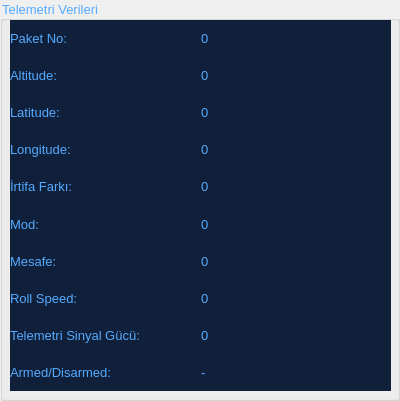
           <widget class="QGroupBox" name="groupBox">
            <property name="sizePolicy">
             <sizepolicy hsizetype="Preferred" vsizetype="Preferred">
              <horstretch>0</horstretch>
              <verstretch>0</verstretch>
             </sizepolicy>
            </property>
            <property name="minimumSize">
             <size>
              <width>400</width>
              <height>401</height>
             </size>
            </property>
            <property name="maximumSize">
             <size>
              <width>400</width>
              <height>450</height>
             </size>
            </property>
            <property name="font">
             <font>
              <pointsize>10</pointsize>
             </font>
            </property>
            <property name="styleSheet">
             <string notr="true">color: rgb(85, 170, 255);</string>
            </property>
            <property name="title">
             <string>Telemetri Verileri</string>
            </property>
            <property name="alignment">
             <set>Qt::AlignLeading|Qt::AlignLeft|Qt::AlignTop</set>
            </property>
            <widget class="QWidget" name="gridLayoutWidget_5">
             <property name="geometry">
              <rect>
               <x>10</x>
               <y>20</y>
               <width>381</width>
               <height>371</height>
              </rect>
             </property>
             <layout class="QGridLayout" name="gridLayout_18">
              <property name="sizeConstraint">
               <enum>QLayout::SetDefaultConstraint</enum>
              </property>
              <property name="spacing">
               <number>0</number>
              </property>
              <item row="3" column="0">
               <layout class="QGridLayout" name="gridLayout_29">
                <item row="0" column="0">
                 <layout class="QGridLayout" name="gridLayout_39">
                  <item row="0" column="0">
                   <layout class="QGridLayout" name="gridLayout_40">
                    <item row="0" column="0">
                     <widget class="QLabel" name="label_12">
                      <property name="font">
                       <font>
                        <pointsize>10</pointsize>
                       </font>
                      </property>
                      <property name="styleSheet">
                       <string notr="true">background-color: rgb(16, 32, 58);
color: rgb(85, 170, 255);</string>
                      </property>
                      <property name="text">
                       <string>Longitude:</string>
                      </property>
                     </widget>
                    </item>
                   </layout>
                  </item>
                  <item row="0" column="1">
                   <layout class="QGridLayout" name="gridLayout_41">
                    <item row="0" column="0">
                     <widget class="QLabel" name="longValue">
                      <property name="font">
                       <font>
                        <pointsize>10</pointsize>
                       </font>
                      </property>
                      <property name="styleSheet">
                       <string notr="true">background-color: rgb(16, 32, 58);
color: rgb(85, 170, 255);</string>
                      </property>
                      <property name="text">
                       <string>0</string>
                      </property>
                     </widget>
                    </item>
                   </layout>
                  </item>
                 </layout>
                </item>
               </layout>
              </item>
              <item row="5" column="0">
               <layout class="QGridLayout" name="gridLayout_27">
                <item row="0" column="0">
                 <layout class="QGridLayout" name="gridLayout_45">
                  <item row="0" column="0">
                   <layout class="QGridLayout" name="gridLayout_46">
                    <item row="0" column="0">
                     <widget class="QLabel" name="label_11">
                      <property name="font">
                       <font>
                        <pointsize>10</pointsize>
                       </font>
                      </property>
                      <property name="styleSheet">
                       <string notr="true">background-color: rgb(16, 32, 58);
color: rgb(85, 170, 255);</string>
                      </property>
                      <property name="text">
                       <string>Mod:</string>
                      </property>
                     </widget>
                    </item>
                   </layout>
                  </item>
                  <item row="0" column="1">
                   <layout class="QGridLayout" name="gridLayout_47">
                    <item row="0" column="0">
                     <widget class="QLabel" name="modValue">
                      <property name="font">
                       <font>
                        <pointsize>10</pointsize>
                       </font>
                      </property>
                      <property name="styleSheet">
                       <string notr="true">background-color: rgb(16, 32, 58);
color: rgb(85, 170, 255);</string>
                      </property>
                      <property name="text">
                       <string>0</string>
                      </property>
                     </widget>
                    </item>
                   </layout>
                  </item>
                 </layout>
                </item>
               </layout>
              </item>
              <item row="4" column="0">
               <layout class="QGridLayout" name="gridLayout_28">
                <item row="0" column="0">
                 <layout class="QGridLayout" name="gridLayout_48">
                  <item row="0" column="0">
                   <layout class="QGridLayout" name="gridLayout_49">
                    <item row="0" column="0">
                     <widget class="QLabel" name="label_7">
                      <property name="font">
                       <font>
                        <pointsize>10</pointsize>
                       </font>
                      </property>
                      <property name="styleSheet">
                       <string notr="true">background-color: rgb(16, 32, 58);
color: rgb(85, 170, 255);</string>
                      </property>
                      <property name="text">
                       <string>İrtifa Farkı:</string>
                      </property>
                     </widget>
                    </item>
                   </layout>
                  </item>
                  <item row="0" column="1">
                   <layout class="QGridLayout" name="gridLayout_50">
                    <item row="0" column="0">
                     <widget class="QLabel" name="irtifaValue">
                      <property name="font">
                       <font>
                        <pointsize>10</pointsize>
                       </font>
                      </property>
                      <property name="styleSheet">
                       <string notr="true">background-color: rgb(16, 32, 58);
color: rgb(85, 170, 255);</string>
                      </property>
                      <property name="text">
                       <string>0</string>
                      </property>
                     </widget>
                    </item>
                   </layout>
                  </item>
                 </layout>
                </item>
               </layout>
              </item>
              <item row="7" column="0">
               <layout class="QGridLayout" name="gridLayout_21">
                <item row="0" column="0">
                 <layout class="QGridLayout" name="gridLayout_57">
                  <item row="0" column="1">
                   <layout class="QGridLayout" name="gridLayout_59">
                    <item row="0" column="0">
                     <widget class="QLabel" name="rollSpeedValue">
                      <property name="font">
                       <font>
                        <pointsize>10</pointsize>
                       </font>
                      </property>
                      <property name="styleSheet">
                       <string notr="true">background-color: rgb(16, 32, 58);
color: rgb(85, 170, 255);</string>
                      </property>
                      <property name="text">
                       <string>0</string>
                      </property>
                     </widget>
                    </item>
                   </layout>
                  </item>
                  <item row="0" column="0">
                   <layout class="QGridLayout" name="gridLayout_58">
                    <item row="0" column="0">
                     <widget class="QLabel" name="label_23">
                      <property name="font">
                       <font>
                        <pointsize>10</pointsize>
                       </font>
                      </property>
                      <property name="styleSheet">
                       <string notr="true">background-color: rgb(16, 32, 58);
color: rgb(85, 170, 255);</string>
                      </property>
                      <property name="text">
                       <string>Roll Speed:</string>
                      </property>
                     </widget>
                    </item>
                   </layout>
                  </item>
                 </layout>
                </item>
               </layout>
              </item>
              <item row="6" column="0">
               <layout class="QGridLayout" name="gridLayout_26">
                <item row="0" column="0">
                 <layout class="QGridLayout" name="gridLayout_42">
                  <item row="0" column="0">
                   <layout class="QGridLayout" name="gridLayout_43">
                    <item row="0" column="0">
                     <widget class="QLabel" name="label_16">
                      <property name="font">
                       <font>
                        <pointsize>10</pointsize>
                       </font>
                      </property>
                      <property name="styleSheet">
                       <string notr="true">background-color: rgb(16, 32, 58);
color: rgb(85, 170, 255);</string>
                      </property>
                      <property name="text">
                       <string>Mesafe:</string>
                      </property>
                     </widget>
                    </item>
                   </layout>
                  </item>
                  <item row="0" column="1">
                   <layout class="QGridLayout" name="gridLayout_44">
                    <item row="0" column="0">
                     <widget class="QLabel" name="mesafeValue">
                      <property name="font">
                       <font>
                        <pointsize>10</pointsize>
                       </font>
                      </property>
                      <property name="styleSheet">
                       <string notr="true">background-color: rgb(16, 32, 58);
color: rgb(85, 170, 255);</string>
                      </property>
                      <property name="text">
                       <string>0</string>
                      </property>
                     </widget>
                    </item>
                   </layout>
                  </item>
                 </layout>
                </item>
               </layout>
              </item>
              <item row="9" column="0">
               <layout class="QGridLayout" name="gridLayout_116">
                <item row="0" column="0">
                 <layout class="QGridLayout" name="gridLayout_118">
                  <item row="0" column="0">
                   <widget class="QLabel" name="label_32">
                    <property name="font">
                     <font>
                      <pointsize>10</pointsize>
                     </font>
                    </property>
                    <property name="styleSheet">
                     <string notr="true">background-color: rgb(16, 32, 58);
color: rgb(85, 170, 255);</string>
                    </property>
                    <property name="text">
                     <string>Armed/Disarmed:</string>
                    </property>
                   </widget>
                  </item>
                 </layout>
                </item>
                <item row="0" column="1">
                 <layout class="QGridLayout" name="gridLayout_117">
                  <item row="0" column="0">
                   <widget class="QLabel" name="armedDisarmedValue">
                    <property name="font">
                     <font>
                      <pointsize>10</pointsize>
                     </font>
                    </property>
                    <property name="styleSheet">
                     <string notr="true">background-color: rgb(16, 32, 58);
color: rgb(85, 170, 255);</string>
                    </property>
                    <property name="text">
                     <string>-</string>
                    </property>
                   </widget>
                  </item>
                 </layout>
                </item>
               </layout>
              </item>
              <item row="2" column="0">
               <layout class="QGridLayout" name="gridLayout_30">
                <item row="0" column="0">
                 <layout class="QGridLayout" name="gridLayout_36">
                  <item row="0" column="0">
                   <layout class="QGridLayout" name="gridLayout_37">
                    <item row="0" column="0">
                     <widget class="QLabel" name="label_10">
                      <property name="font">
                       <font>
                        <pointsize>10</pointsize>
                       </font>
                      </property>
                      <property name="styleSheet">
                       <string notr="true">background-color: rgb(16, 32, 58);
color: rgb(85, 170, 255);</string>
                      </property>
                      <property name="text">
                       <string>Latitude:</string>
                      </property>
                     </widget>
                    </item>
                   </layout>
                  </item>
                  <item row="0" column="1">
                   <layout class="QGridLayout" name="gridLayout_38">
                    <item row="0" column="0">
                     <widget class="QLabel" name="latValue">
                      <property name="font">
                       <font>
                        <pointsize>10</pointsize>
                       </font>
                      </property>
                      <property name="styleSheet">
                       <string notr="true">background-color: rgb(16, 32, 58);
color: rgb(85, 170, 255);</string>
                      </property>
                      <property name="text">
                       <string>0</string>
                      </property>
                     </widget>
                    </item>
                   </layout>
                  </item>
                 </layout>
                </item>
               </layout>
              </item>
              <item row="1" column="0">
               <layout class="QGridLayout" name="gridLayout_31">
                <item row="0" column="1">
                 <layout class="QGridLayout" name="gridLayout_34">
                  <item row="0" column="0">
                   <widget class="QLabel" name="altValue">
                    <property name="font">
                     <font>
                      <pointsize>10</pointsize>
                     </font>
                    </property>
                    <property name="styleSheet">
                     <string notr="true">background-color: rgb(16, 32, 58);
color: rgb(85, 170, 255);</string>
                    </property>
                    <property name="text">
                     <string>0</string>
                    </property>
                   </widget>
                  </item>
                 </layout>
                </item>
                <item row="0" column="0">
                 <layout class="QGridLayout" name="gridLayout_35">
                  <item row="0" column="0">
                   <widget class="QLabel" name="label_9">
                    <property name="font">
                     <font>
                      <pointsize>10</pointsize>
                     </font>
                    </property>
                    <property name="styleSheet">
                     <string notr="true">background-color: rgb(16, 32, 58);
color: rgb(85, 170, 255);</string>
                    </property>
                    <property name="text">
                     <string>Altitude:</string>
                    </property>
                   </widget>
                  </item>
                 </layout>
                </item>
               </layout>
              </item>
              <item row="8" column="0">
               <layout class="QGridLayout" name="gridLayout_112">
                <item row="1" column="0">
                 <layout class="QGridLayout" name="gridLayout_114">
                  <item row="1" column="0">
                   <widget class="QLabel" name="label_31">
                    <property name="font">
                     <font>
                      <pointsize>10</pointsize>
                     </font>
                    </property>
                    <property name="styleSheet">
                     <string notr="true">background-color: rgb(16, 32, 58);
color: rgb(85, 170, 255);</string>
                    </property>
                    <property name="text">
                     <string>Telemetri Sinyal Gücü:</string>
                    </property>
                   </widget>
                  </item>
                 </layout>
                </item>
                <item row="1" column="1">
                 <widget class="QLabel" name="sinyalGucValue">
                  <property name="font">
                   <font>
                    <pointsize>10</pointsize>
                   </font>
                  </property>
                  <property name="styleSheet">
                   <string notr="true">background-color: rgb(16, 32, 58);
color: rgb(85, 170, 255);</string>
                  </property>
                  <property name="text">
                   <string>0</string>
                  </property>
                 </widget>
                </item>
               </layout>
              </item>
              <item row="0" column="0">
               <layout class="QGridLayout" name="gridLayout_24">
                <item row="0" column="0">
                 <layout class="QGridLayout" name="gridLayout_32">
                  <item row="0" column="0">
                   <widget class="QLabel" name="label_8">
                    <property name="font">
                     <font>
                      <pointsize>10</pointsize>
                     </font>
                    </property>
                    <property name="styleSheet">
                     <string notr="true">background-color: rgb(16, 32, 58);
color: rgb(85, 170, 255);</string>
                    </property>
                    <property name="text">
                     <string>Paket No:</string>
                    </property>
                   </widget>
                  </item>
                 </layout>
                </item>
                <item row="0" column="1">
                 <layout class="QGridLayout" name="gridLayout_33">
                  <item row="0" column="0">
                   <widget class="QLabel" name="paketNoValue">
                    <property name="font">
                     <font>
                      <pointsize>10</pointsize>
                     </font>
                    </property>
                    <property name="styleSheet">
                     <string notr="true">background-color: rgb(16, 32, 58);
color: rgb(85, 170, 255);</string>
                    </property>
                    <property name="text">
                     <string>0</string>
                    </property>
                   </widget>
                  </item>
                 </layout>
                </item>
               </layout>
              </item>
             </layout>
            </widget>
           </widget>
